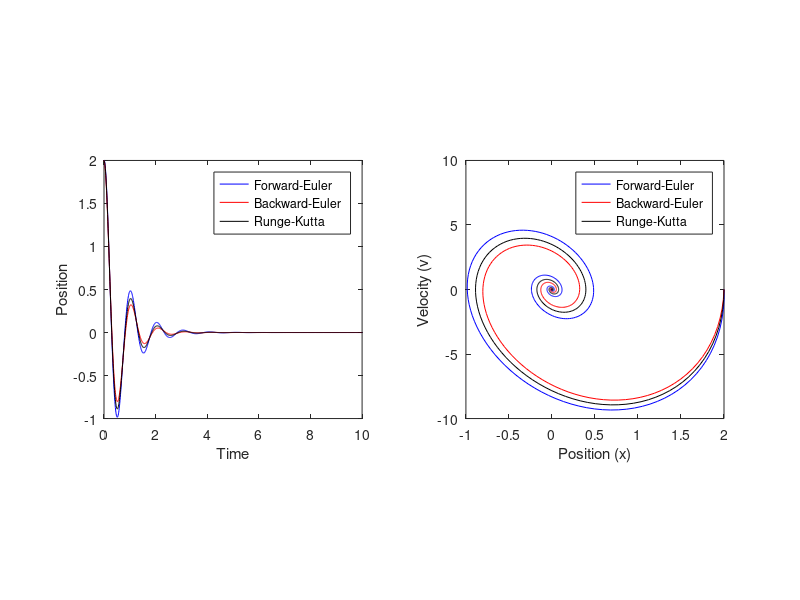

This chart was generated by the following MATLAB code:

clear all;
close all;

%Define spring-mass-damper system parameters
w = 2*pi; %natural frequency
d = 0.25; %Damping ratio

%Spring Mass damper System matrix
A = [0 1 ; -w^2 -2*d*w];

%Define time variable
dt = 0.01; %time step
T = 10; %total time domain of integration

%initial condition
x0 = [2 ; 0]; %[x = 2, v = 0].

%Iterate Forward-Euler Scheme
xF(:,1) = x0; %state
tF(1) = 0; %time

for k = 1:T/dt
    tF(k+1) = k+dt;
    xF(:,k+1) = (eye(2) + dt*A)*xF(:,k);
end

%Iterate Backward-Euler Scheme
xB(:,1) = x0; %state
tB(1) = 0; %time

for k = 1:T/dt
    tB(k+1) = k+dt;
    xB(:,k+1) = inv(eye(2) - dt*A)*xB(:,k);
end

%4th-order Runge-Kutta algorithm/integrator
[t,xGood] = ode45(@(t,x) A*x, 0:dt:T, x0); %we are using function hamdles

%Visualisation
figure;
subplot(1,2,1)
time = linspace(0,T,1001); %construct a time variable for the x axis
plot(time,xF(1,:),'b')
hold on
plot(time,xB(1,:),'r')
hold on
plot(time,xGood(:,1),'k')
xlabel('Time')
ylabel('Position')
legend('Forward-Euler','Backward-Euler','Runge-Kutta')
axis square

%phase space diagram
subplot(1,2,2)
plot(xF(1,:),xF(2,:),'b')
hold on
plot(xB(1,:),xB(2,:),'r')
hold on
plot(xGood(:,1),xGood(:,2),'k')
xlabel('Position (x)')
ylabel('Velocity (v)')
legend('Forward-Euler','Backward-Euler','Runge-Kutta')
axis square


